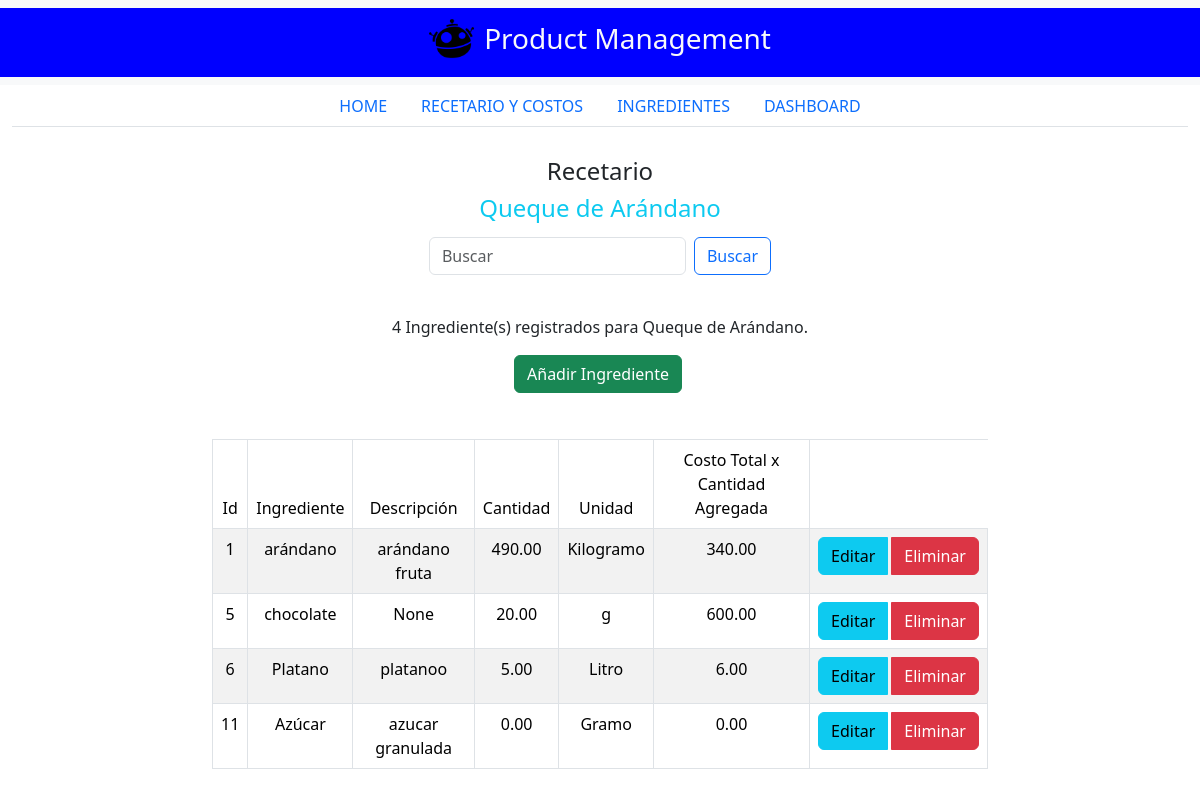
/recipe_book/1, run on the app's committed database.
### receipt_book/models.py (models this page shows, shortened)
class Product(models.Model):
    name = models.CharField(max_length=255, unique=True, null=False, blank=False)
    description = models.CharField(max_length=255, null=False, blank=True)
    date = models.DateField(auto_now_add=True)
    yield_quantity = models.PositiveIntegerField(default=1)
    ingredients = models.ManyToManyField('Ingredient', through='ProductIngredient')

class ProductIngredient(models.Model):
    product = models.ForeignKey(Product, on_delete=models.CASCADE)
    ingredient = models.ForeignKey(Ingredient, on_delete=models.CASCADE)
    cost = models.DecimalField(max_digits=10, decimal_places=2)
    quantity = models.DecimalField(max_digits=10, decimal_places=2)
    unit = models.CharField(max_length=10, choices=[
        ('kg', 'Kilogramo'),
        ('g', 'Gramo'),
        ('unit', 'Unidad'),
        ('l', 'Litro'),
        ('ml', 'Mililitro'),
    ])

class Ingredient(models.Model):
    name = models.CharField(max_length=255, unique=True, null=False, blank=False)
    description = models.CharField(max_length=255, null=True, blank=True)
    date = models.DateField(auto_now_add=True)

### receipt_book/views.py (the view)
# urls.py: path('recipe_book/<int:product_id>', product_detail, name="product_detail"),
def product_detail(request, product_id):
    product = get_object_or_404(Product, id=product_id)
    product_ingredients = product.productingredient_set.all()
    context = {
        "product": product,
        "product_ingredients": product_ingredients,
    }
    return render(request, 'product_detail.html', context)

### receipt_book/templates/product_detail.html (shortened to what this page needs)
{% extends 'base.html' %}
{% load static %}
{% block detail_products %}
<div class="container-flex text-center justify-content-center align-items-center" style="padding-top: 10px; padding-bottom: 20px; margin-top: 10px; vertical-align:middle;">
    <div class="row justify-content-center align-middle" style="margin-top: 10px; height:60px;">
        <div class="col-md-8">
            <h4>Recetario</h4>
            <h4 class="text-info">{{ product.name }}</h4>
        </div>
    </div>
    <div class="row">
        <nav class="navbar bg-body-light" style="padding-top: 20px; padding-bottom: 20px;">
            <div class="container-fluid justify-content-center align-items-center">
                <form class="d-flex" role="search">
                    <input class="form-control me-2" type="search" placeholder="Buscar" aria-label="S">
                    <button class="btn btn-outline-primary" type="submit">Buscar</button>
                </form>
            </div>
        </nav>
    </div>
    <div class="row" style="margin-top: 20px;">
        <p>{{ product_ingredients|length }} Ingrediente(s) registrados para {{ product.name }}.</p>
        <p><button class="btn btn-success me-1" id="addIngredientBtn" data-toggle="modal" data-target="#addIngredientModal" >Añadir Ingrediente</button></p>
    </div>
    <div class="container-fluid justify-content-center align-items-center">
        <div class="row justify-content-center align-middle" style="margin-top: 10px; height:60px;">
            <div class="col-md-8">
                <div class="row" style="margin-top: 20px">
                    <div class="container table-responsive" style="overflow-y: auto; height: 500px;">
                        <table class="table table-hover table-striped table-bordered">
                            <thead class="thead-light">
                                <tr>
                                    <td>Id</td>
                                    <td>Ingrediente</td>
                                    <td>Descripción</td>
                                    <td>Cantidad</td>
                                    <td>Unidad</td>
                                    <td>Costo Total x Cantidad Agregada</td>
                                </tr>
                            </thead>
                            <tbody>
                                {% for pi in product_ingredients %}
                                    <tr data-productingredient-id="{{ pi.id }}">
                                        <td>{{ pi.id }}</td>
                                        <td>{{ pi.ingredient.name }}</td>
                                        <td>{{ pi.ingredient.description }}</td>
                                        <td>{{ pi.quantity }}</td>
                                        <td>{{ pi.unit }}</td>
                                        <td>{{ pi.cost }}</td>
                                        <td>
                                            <div class="btn-group" role="group" aria-label="Acciones">
                                                <button class="btn btn-info me-1 edit-btn" data-productingredient-id="{{ pi.id }}">Editar</button>
                                                <button class="btn btn-danger delete-btn" data-productingredient-id="{{ pi.id }}">Eliminar</button>
                                            </div>
                                        </td>
                                    </tr>
                                {% endfor %}
                            </tbody>
                        </table>
                    </div>
                </div>
            </div>
        </div>
    </div>
</div>
{% endblock detail_products %}

### receipt_book/templates/base.html (shortened to what this page needs)
{% load static %}
<!DOCTYPE html>
<html lang="en">
<head>
    <link href="https://cdn.jsdelivr.net/npm/bootstrap@5.3.3/dist/css/bootstrap.min.css" rel="stylesheet">
</head>
<body>
    {% include 'navbar.html' %}
    {% block detail_products %}
    {% endblock detail_products %}
</body>
</html>

### receipt_book/templates/navbar.html
{% load static %}
<nav class="navbar bg-body-tertiary">
    <div class="container-fluid justify-content-center align-items-center" style="background-color: #0000FF">
        <span class="navbar lb-1 h3 text-light">
            <img src="{% static '/logo_freepik.png' %}" alt="LOGO_BAKERYMERRY" height="45" style="margin-right: 10px;">
            Product Management
        </span>
    </div>
</nav>
<div class="container-fluid justify-content-center align-items-center">
    <ul class="nav nav-tabs justify-content-center">
        <li class="nav-item">
            {% if current_tab == 'home' %}
            <a href="{% url 'receipt-home' %}" class="nav-link active" aria-current="page">HOME</a>
            {% else %}
            <a href="{% url 'receipt-home' %}" class="nav-link" aria-current="page">HOME</a>
            {% endif %}
        </li>
        <li class="nav-item">
            {% if current_tab == 'receipt-costs' %}
            <a href="{% url 'receipt-costs' %}" class="nav-link active" aria-current="page">RECETARIO Y COSTOS</a>
            {% else %}
            <a href="{% url 'receipt-costs' %}" class="nav-link" aria-current="page">RECETARIO Y COSTOS</a>
            {% endif %}
        </li>
        <li class="nav-item">
            <a href="{% url 'ingredients' %}" class="nav-link" aria-current="page">INGREDIENTES</a>
        </li>
        <li class="nav-item">
            <a href="#" class="nav-link" aria-current="page">DASHBOARD</a>
        </li>
    </ul>
</div>

### data on the page
Product: name "Queque de Arándano"
ProductIngredient: id "1", ingredient.name "arándano", ingredient.description "arándano fruta", quantity "490.00", unit "Kilogramo", cost "340.00"
ProductIngredient: id "5", ingredient.name "chocolate", ingredient.description "None", quantity "20.00", unit "g", cost "600.00"
ProductIngredient: id "6", ingredient.name "Platano", ingredient.description "platanoo", quantity "5.00", unit "Litro", cost "6.00"
ProductIngredient: id "11", ingredient.name "Azúcar", ingredient.description "azucar granulada", quantity "0.00", unit "Gramo", cost "0.00"

### other printed values
{{ product_ingredients|length }} "4"
